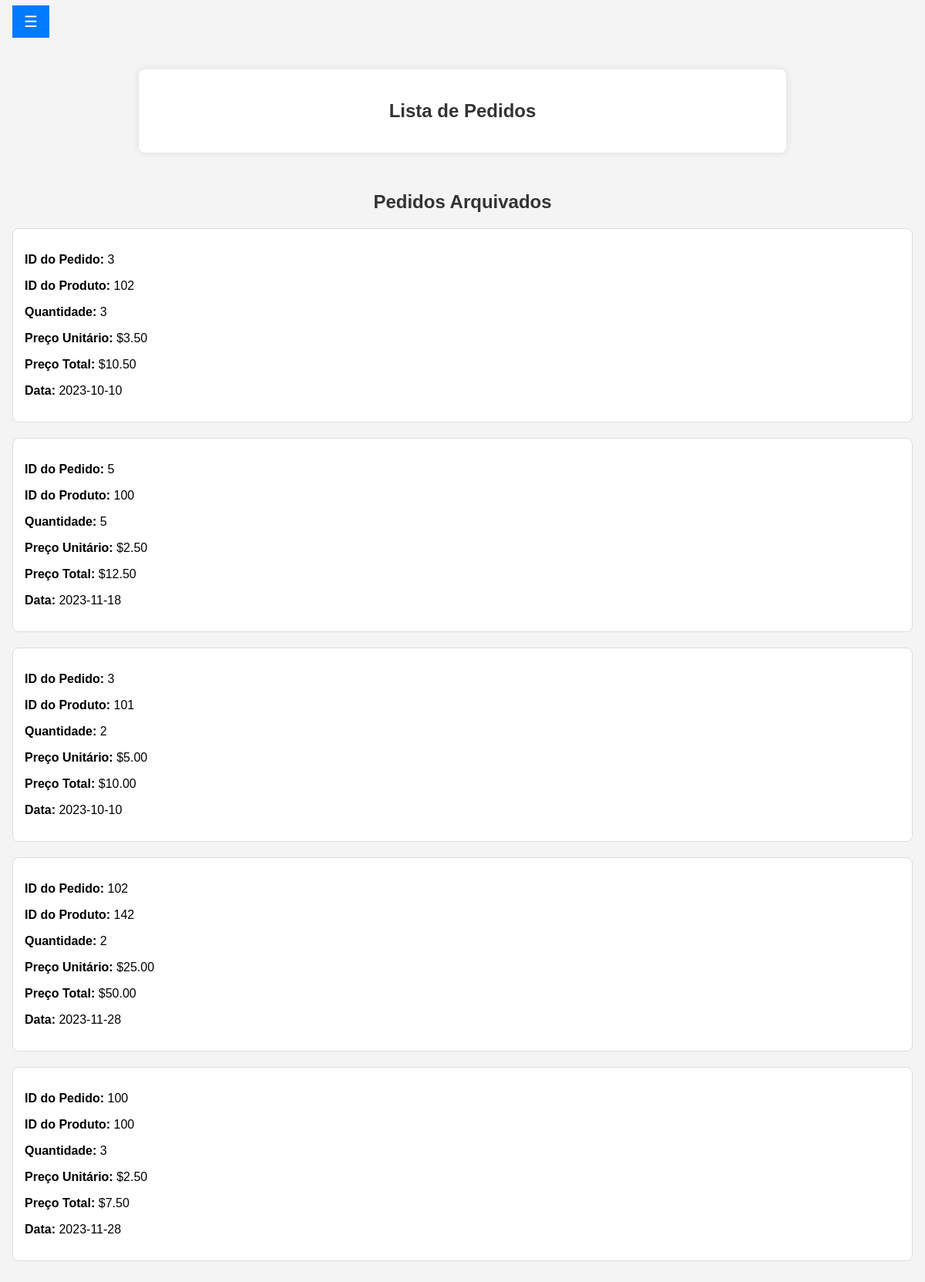
The app's page /Adm/tela_adm/pedidos.php with its own data.
### tables this page shows
CREATE TABLE `Ped_Prod` (
  `idPed` int(11) NOT NULL,
  `idProd` int(11) NOT NULL,
  `quantidade` int(11) NOT NULL
);

CREATE TABLE `Produtos` (
  `idProd` int(11) NOT NULL,
  `tipoAlimento` varchar(50) NOT NULL,
  `nomeAlimento` varchar(100) NOT NULL,
  `preço_lote` decimal(10,2) NOT NULL,
  `preço_cliente` decimal(10,2) NOT NULL,
  `quantidade` int(11) NOT NULL,
  `validade` date NOT NULL,
  `idCant` int(11) NOT NULL,
  `imagem` longblob DEFAULT NULL
);

CREATE TABLE `Pedidos` (
  `idusuario` int(11) NOT NULL,
  `data` date NOT NULL,
  `idcantinas` int(11) NOT NULL,
  `idPed` int(11) NOT NULL,
  `arquivado` varchar(100) NOT NULL
);

### Adm/tela_adm/pedidos.php (the view, shortened to what this page needs)
<?php
$host = '45.152.44.154';
$usuario = 'u451416913_grupo05';
$senha = 'Grupo05@123';
$bancoDeDados = 'u451416913_grupo05';
$conexao = new mysqli($host, $usuario, $senha, $bancoDeDados);
?>
<!DOCTYPE html>
<html lang="en">
<head>
    <link rel="stylesheet" href="style_pedido.css">
    <link rel="stylesheet" href="sidemenu.css">
</head>
<body>
    <div id="main">
        <span class="openbtn" onclick="openNav()">&#9776;</span>
        <div class="container">
            <h2>Lista de Pedidos</h2>
        </div>
        <div id="pedidos_arquivados">
            <h2>Pedidos Arquivados</h2>
            <?php
            $queryArquivados = "SELECT Ped_Prod.idPed, Ped_Prod.idProd, Ped_Prod.quantidade, Pedidos.idusuario, Pedidos.data, Pedidos.idcantinas, Produtos.preço_cliente
                                FROM Ped_Prod
                                JOIN Pedidos ON Ped_Prod.idPed = Pedidos.idPed
                                JOIN Produtos ON Ped_Prod.idProd = Produtos.idProd
                                WHERE Pedidos.arquivado = 1";
            $resultadoArquivados = $conexao->query($queryArquivados);
            while ($orderArquivado = $resultadoArquivados->fetch_assoc()) {
                echo '<div class="card" id="pedido_arquivado_' . $orderArquivado['idPed'] . '">';
                echo '<p><strong>ID do Pedido:</strong> ' . $orderArquivado['idPed'] . '</p>';
                echo '<p><strong>ID do Produto:</strong> ' . $orderArquivado['idProd'] . '</p>';
                echo '<p><strong>Quantidade:</strong> ' . $orderArquivado['quantidade'] . '</p>';
                echo '<p><strong>Preço Unitário:</strong> $' . number_format($orderArquivado['preço_cliente'], 2) . '</p>';
                $precoTotalArquivado = $orderArquivado['preço_cliente'] * $orderArquivado['quantidade'];
                echo '<p><strong>Preço Total:</strong> $' . number_format($precoTotalArquivado, 2) . '</p>';
                echo '<p><strong>Data:</strong> ' . $orderArquivado['data'] . '</p>';
                echo '</div>';
            }
            ?>
        </div>
    </div>
</body>
</html>

### Adm/tela_adm/style_pedido.css (style rules this page uses)
body { font-family: Arial, sans-serif; margin: 0; padding: 0; background-color: #f4f4f4; }
.container { max-width: 800px; margin: 50px auto; background-color: #fff; padding: 20px; border-radius: 8px; box-shadow: 0 0 10px rgba(0, 0, 0, 0.1); }
h2 { text-align: center; color: #333; }
.card { border: 1px solid #ddd; border-radius: 8px; padding: 15px; margin-bottom: 20px; background-color: #fff; }

### Adm/tela_adm/sidemenu.css (style rules this page uses)
body { margin: 0; padding: 0; font-family: Arial, sans-serif; }
#main { transition: margin-left .5s; padding: 16px; margin-left: 0; }
.openbtn { font-size: 20px; cursor: pointer; background-color: #007bff;; color: #FFF; padding: 10px 15px; border: none; transition: background-color 0.3s; }

### records on screen
ped_prod: idPed "3", idProd "102", quantidade "3", idProd.preço_cliente "3.50", precoTotalArquivado "10.50", idPed.data "2023-10-10"
ped_prod: idPed "5", idProd "100", quantidade "5", idProd.preço_cliente "2.50", precoTotalArquivado "12.50", idPed.data "2023-11-18"
ped_prod: idPed "3", idProd "101", quantidade "2", idProd.preço_cliente "5.00", precoTotalArquivado "10.00", idPed.data "2023-10-10"
ped_prod: idPed "102", idProd "142", quantidade "2", idProd.preço_cliente "25.00", precoTotalArquivado "50.00", idPed.data "2023-11-28"
ped_prod: idPed "100", idProd "100", quantidade "3", idProd.preço_cliente "2.50", precoTotalArquivado "7.50", idPed.data "2023-11-28"
